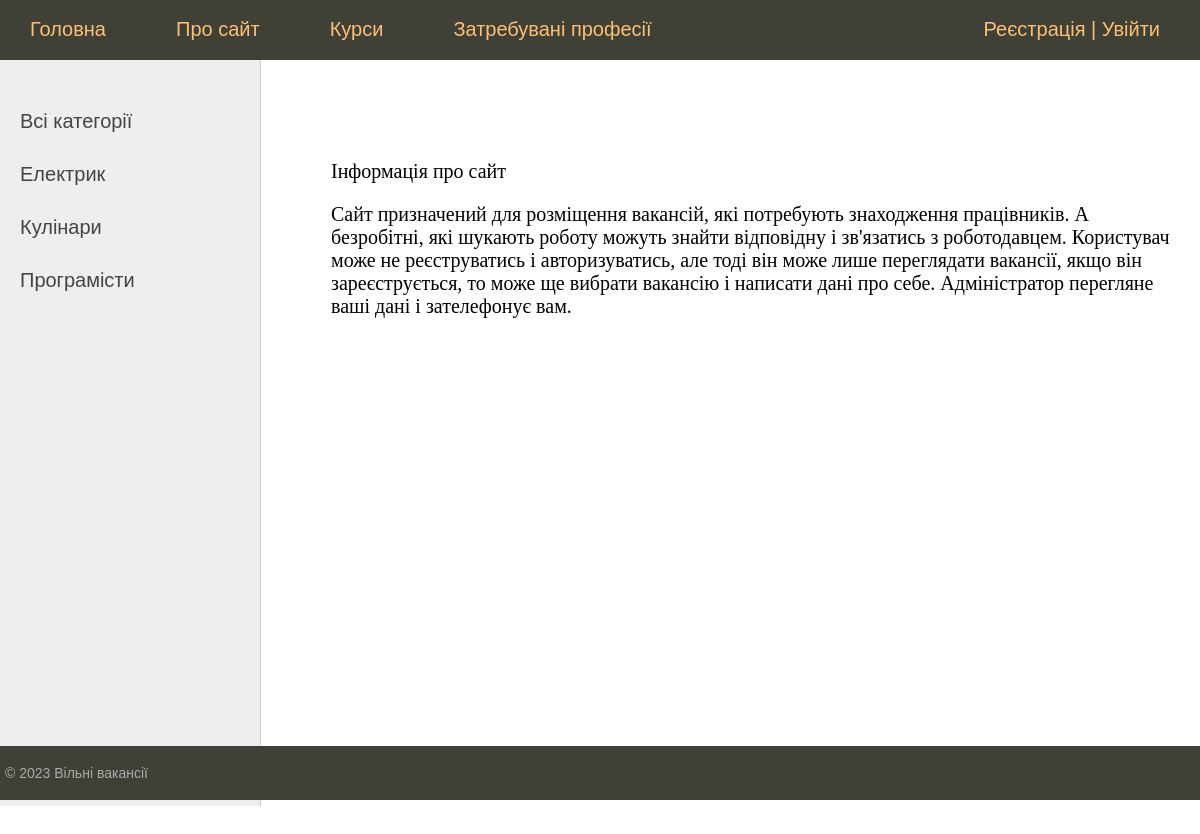
The page /about/ on the database its author committed.
### vacancies/models.py (models this page shows, shortened)
class Profession(models.Model):
    name = models.CharField(max_length=100, db_index=True, verbose_name='Професія')
    def get_absolute_url(self):
        return  reverse('profession', kwargs={'pr_id': self.pk})
    class Meta:
        verbose_name = 'Професія'
        verbose_name_plural ='Професія'
        ordering = ['id']

### vacancies/views.py (the view)
# urls.py: path('about/', about, name='about'),
def about(request):
    user_menu = menu.copy()
    if not request.user.is_authenticated:
        user_menu.pop(2)
    if not request.user.is_superuser:
        user_menu.pop(2)
    return render(request, 'vacancies/about.html', {'menu': user_menu, 'title': 'Про сайт'})

### vacancies/templatetags/vacancies_tag.py (called while the page is built)
@register.inclusion_tag('vacancies/list_categories.html')
def show_profession(sort:None, cat_selected=0):
    if not sort:
        cats = Profession.objects.all()
    else:
        cats = Profession.objects.order_by(sort)
    return {"cats": cats, "cat_selected": cat_selected}

### vacancies/templates/vacancies/about.html (shortened to what this page needs)
{% extends 'vacancies/base.html' %}
{% block vumogu %}
<p>Інформація про сайт</p>
<p>Сайт призначений для розміщення вакансій, які потребують знаходження працівників. А безробітні, які шукають роботу можуть
знайти відповідну і зв'язатись з роботодавцем. Користувач може не реєструватись і авторизуватись, але тоді він може лише переглядати
вакансії, якщо він зареєструється, то може ще вибрати вакансію і написати дані про себе. Адміністратор перегляне ваші дані
і зателефонує вам. </p>
{% endblock %}

### vacancies/templates/vacancies/list_categories.html
	{% for pr in cats %}
		{% if pr.pk == cat_selected %}
		<li class="selected">{{pr.name}}</li>
		{% else %}
		<li><a href="{{ pr.get_absolute_url }}">{{pr.name}}</a> </li>
		{% endif %}
		{% endfor %}

### vacancies/static/vacancies/css/styles.css (style rules this page uses)
html, body { font-family: 'Arial'; margin: 0; padding: 0; height: 100%; width: 100%; color: #444; }
a { color: #0059b2; text-decoration: none; }
.left-chapters ul li { margin: 30px 0 0 0; color: #999; }
.left-chapters ul li a { color: #444; text-decoration: none; }

### rows shown on the page
Profession: name "Електрик"
Profession: name "Кулінари"
Profession: name "Програмісти"

### other values the page prints
{{ m.title }} "Головна" "Про сайт" "Курси" "Затребувані професії"
